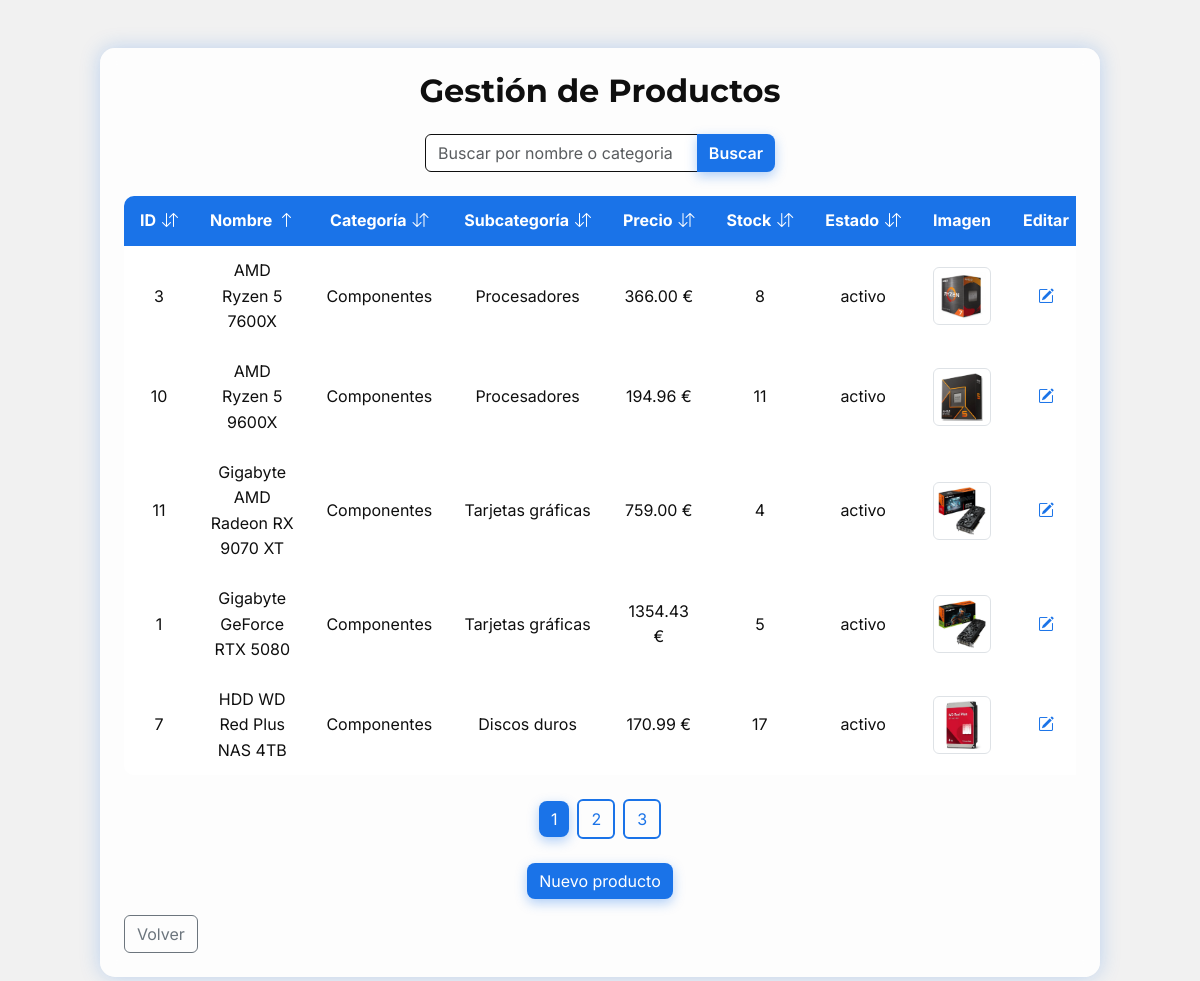
/productos/productoConsulta.php (signed in), run on the app's committed database.
### tables this page shows
CREATE TABLE `productos` (
  `id` int(11) NOT NULL,
  `id_categoria` int(11) DEFAULT NULL,
  `id_subcategoria` int(11) DEFAULT NULL,
  `nombre` varchar(50) NOT NULL,
  `descripcion` text NOT NULL,
  `precio` decimal(10,2) NOT NULL,
  `stock` int(11) NOT NULL DEFAULT 0,
  `imagen` varchar(255) NOT NULL,
  `estado` enum('activo','inactivo') NOT NULL DEFAULT 'activo'
);

CREATE TABLE `categorias` (
  `id` int(11) NOT NULL,
  `nombre` varchar(100) NOT NULL,
  `estado` enum('activo','inactivo') NOT NULL DEFAULT 'activo'
);

CREATE TABLE `subcategorias` (
  `id` int(11) NOT NULL,
  `id_categoria` int(11) NOT NULL,
  `nombre` varchar(100) NOT NULL,
  `estado` enum('activo','inactivo') NOT NULL DEFAULT 'activo'
);

### src/productos/Producto.php (called while the page is built, shortened)
<?php
    class Producto {
        private $id;
        private $nombre;
        private $precio;
        private $stock;
        private $imagen;
        private $estado;
        private $categoriaNombre;
        private $subcategoriaNombre;
        public function getId() {
            return $this->id;
        }
        public function getNombre() {
            return $this->nombre;
        }
        public function getPrecio() {
            return $this->precio;
        }
        public function getStock() {
            return $this->stock;
        }
        public function getImagen() {
            return $this->imagen;
        }
        public function getEstado() {
            return $this->estado;
        }
        public function getCategoriaNombre() {
            return $this->categoriaNombre;
        }
        public function getSubcategoriaNombre() {
            return $this->subcategoriaNombre;
        }
    }
    function obtenerProductos($con, $pagina, $resultadosPP, $orden, $tipoOrden) {
        $inicio = ($pagina - 1) * $resultadosPP;
        $columnasPermitidas = ["p.id", "p.nombre", "p.precio", "p.stock", "c.nombre", "s.nombre"];
        $tipoOrden = strtoupper($tipoOrden) === "DESC" ? "DESC" : "ASC";
        $sql = $con->prepare("SELECT p.id, p.id_categoria, p.id_subcategoria, p.nombre, p.descripcion, p.precio, p.stock, p.imagen, p.estado, c.nombre AS categoriaNombre,
                              s.nombre AS subcategoriaNombre FROM productos p LEFT JOIN categorias c ON p.id_categoria = c.id LEFT JOIN subcategorias s ON p.id_subcategoria = s.id
                              ORDER BY $orden $tipoOrden LIMIT :inicio, :resultados");
        $sql->bindParam(":inicio", $inicio, PDO::PARAM_INT);
        $sql->bindParam(":resultados", $resultadosPP, PDO::PARAM_INT);
        $sql->execute();
        $sql->setFetchMode(PDO::FETCH_CLASS, "Producto");
        return $sql->fetchAll();
    }
?>

### src/productos/productoConsulta.php (the view, shortened to what this page needs)
<?php
    require_once "../utilidades/conectar_db.php";
    require_once "Producto.php";
    $con = conectar();
?>
<!DOCTYPE html>
<html lang="es">
<head>
    <link href="https://cdn.jsdelivr.net/npm/bootstrap@5.3.0/dist/css/bootstrap.min.css" rel="stylesheet">
    <link rel="stylesheet" href="https://cdn.jsdelivr.net/npm/bootstrap-icons@1.10.5/font/bootstrap-icons.css">
    <link rel="stylesheet" href="../estilos.css">
</head>
<body>
    <div class="jtech-bg d-flex justify-content-center align-items-start py-5">
        <div class="jtech-card-wide p-4 w-100">
            <h2 class="text-center fw-bold mb-4">Gestión de Productos</h2>
            <form method="get" action="productoConsulta.php" class="mb-4 jtech-search mx-auto">
                <div class="input-group">
                    <input type="text" name="buscar" class="form-control" placeholder="Buscar por nombre o categoria" autocomplete="off"
                           value="<?= isset($_GET['buscar']) ? htmlspecialchars($_GET['buscar']) : '' ?>">
                    <button class="btn btn-jtech fw-semibold" type="submit">Buscar</button>
                </div>
            </form>
            <?php
                $pagina = isset($_GET["pagina"]) ? (int)$_GET["pagina"] : 1;
                $resultadosPP = 5;
                $orden = $_GET["orden"] ?? "p.nombre";
                $tipoOrden = strtoupper($_GET["tipoOrden"] ?? "ASC");
                if (isset($_GET["buscar"]) && trim($_GET["buscar"]) !== "") {
                    $busqueda = "%" . trim($_GET["buscar"]) . "%";
                    $countQuery = $con->prepare("SELECT COUNT(*) AS total FROM productos p LEFT JOIN categorias c ON p.id_categoria = c.id
                                                 LEFT JOIN subcategorias s ON p.id_subcategoria = s.id WHERE (p.nombre LIKE :busqueda OR c.nombre LIKE :busqueda)");
                    $countQuery->execute([":busqueda" => $busqueda]);
                    $productosTotal = $countQuery->fetch()["total"];
                    $paginasTotal = ceil($productosTotal / $resultadosPP);
                    $inicio = ($pagina - 1) * $resultadosPP;
                    $query = $con->prepare("SELECT p.id, p.nombre, p.descripcion, p.precio, p.stock, p.imagen, p.estado, c.nombre AS categoriaNombre, s.nombre AS subcategoriaNombre
                                            FROM productos p LEFT JOIN categorias c ON p.id_categoria = c.id LEFT JOIN subcategorias s ON p.id_subcategoria = s.id
                                            WHERE (p.nombre LIKE :busqueda OR c.nombre LIKE :busqueda) ORDER BY $orden $tipoOrden LIMIT :inicio, :resultados");
                    $query->bindValue(":busqueda", $busqueda, PDO::PARAM_STR);
                    $query->bindValue(":inicio", $inicio, PDO::PARAM_INT);
                    $query->bindValue(":resultados", $resultadosPP, PDO::PARAM_INT);
                    $query->execute();
                    $query->setFetchMode(PDO::FETCH_CLASS, "Producto");
                    $productos = $query->fetchAll();
                } else {
                    $productos = obtenerProductos($con, $pagina, $resultadosPP, $orden, $tipoOrden);
                    $query = $con->prepare("SELECT COUNT(*) AS total FROM productos");
                    $query->execute();
                    $productosTotal = $query->fetch()["total"];
                    $paginasTotal = ceil($productosTotal / $resultadosPP);
                }
                function iconoOrden($col, $orden, $tipoOrden) {
                    if ($col !== $orden) return '<i class="bi bi-arrow-down-up"></i>';
                    return $tipoOrden === "ASC"
                        ? '<i class="bi bi-arrow-up"></i>'
                        : '<i class="bi bi-arrow-down"></i>';
                }
                function urlOrden($col, $tipoOrden) {
                    $nuevoTipo = $tipoOrden === "ASC" ? "DESC" : "ASC";
                    $url = "productoConsulta.php?orden=$col&tipoOrden=$nuevoTipo";
                    return $url;
                }
            ?>
            <div class="table-responsive">
                <table class="jtech-table align-middle text-center mx-auto">
                    <thead>
                        <tr>
                            <th><a href="<?= urlOrden('p.id', $tipoOrden) ?>">ID <?= iconoOrden('p.id', $orden, $tipoOrden) ?></a></th>
                            <th><a href="<?= urlOrden('p.nombre', $tipoOrden) ?>">Nombre <?= iconoOrden('p.nombre', $orden, $tipoOrden) ?></a></th>
                            <th><a href="<?= urlOrden('c.nombre', $tipoOrden) ?>">Categoría <?= iconoOrden('c.nombre', $orden, $tipoOrden) ?></a></th>
                            <th><a href="<?= urlOrden('s.nombre', $tipoOrden) ?>">Subcategoría <?= iconoOrden('s.nombre', $orden, $tipoOrden) ?></a></th>
                            <th><a href="<?= urlOrden('p.precio', $tipoOrden) ?>">Precio <?= iconoOrden('p.precio', $orden, $tipoOrden) ?></a></th>
                            <th><a href="<?= urlOrden('p.stock', $tipoOrden) ?>">Stock <?= iconoOrden('p.stock', $orden, $tipoOrden) ?></a></th>
                            <th><a href="<?= urlOrden('p.estado', $tipoOrden) ?>">Estado <?= iconoOrden('p.estado', $orden, $tipoOrden) ?></a></th>
                            <th>Imagen</th>
                            <th>Editar</th>
                        </tr>
                    </thead>
                    <tbody>
                        <?php
                            if (empty($productos)) {
                                echo "<tr><td colspan='10' class='text-center py-3 text-muted'>
                                          No se encontraron productos
                                      </td></tr>";
                            } else {
                                foreach ($productos as $p) {
                                    echo "<tr>";
                                    echo "<td>" . htmlspecialchars($p->getId()) . "</td>";
                                    echo "<td>" . htmlspecialchars($p->getNombre()) . "</td>";
                                    echo "<td>" . htmlspecialchars($p->getCategoriaNombre()) . "</td>";
                                    echo "<td>" . htmlspecialchars($p->getSubcategoriaNombre()) . "</td>";
                                    echo "<td>" . htmlspecialchars($p->getPrecio()) . " €</td>";
                                    echo "<td>" . htmlspecialchars($p->getStock()) . "</td>";
                                    echo "<td>" . htmlspecialchars($p->getEstado()) . "</td>";
                                    echo "<td><img src='" . htmlspecialchars($p->getImagen()) . "' class='img-thumbnail' style='max-height: 120px;'></td>";
                                    echo "<td><a class='text-jtech fw-bold' href='productoEditar.php?id=" . $p->getId() . "'>
                                              <i class='bi bi-pencil-square'></i>
                                          </a></td>";
                                    echo "</tr>";
                                }
                            }
                        ?>
                    </tbody>
                </table>
            </div>
            <div class="text-center mt-4">
                <?php
                    for ($i = 1; $i <= $paginasTotal; $i++) {
                        $url = "productoConsulta.php?pagina=$i&orden=$orden&tipoOrden=$tipoOrden";
                        if ($i == $pagina) {
                            echo "<button class='btn btn-jtech mx-1'>$i</button>";
                        } else {
                            echo "<a href='$url' class='btn btn-outline-jtech mx-1'>$i</a>";
                        }
                    }
                ?>
            </div>
            <div class="text-center mt-4 d-flex justify-content-center">
                <a href="productoCrear.php" class="btn btn-jtech">Nuevo producto</a>
            </div>
            <div class="text-center text-lg-start mt-3">
                <a href="../utilidades/panelAdministrador.php" class="btn btn-outline-secondary">Volver</a>
            </div>
        </div>
    </div>
</body>
</html>

### src/estilos.css (style rules this page uses)
* { margin: 0; padding: 0; font-family: 'Inter', sans-serif; box-sizing: border-box; }
h1, h2, h3, h4, .card-title { font-family: 'Montserrat', sans-serif; }
body { background-color: #F1F1F1; color: #0F0F0F; line-height: 1.6; }
a { color: #0F0F0F; text-decoration: none; }
.jtech-bg { min-height: 100vh; padding: 2rem; }
.jtech-card-wide { background: rgba(255, 255, 255, 0.85); border-radius: 15px; width: 100%; max-width: 1000px; box-shadow: 0 0 20px rgba(26, 115, 232, 0.25); backdrop-filter: blur(8px); }
.btn-jtech { background-color: #1A73E8; color: #FFFFFF; border: none; border-radius: 8px; box-shadow: 0 4px 12px rgba(26, 115, 232, 0.35); transition: all 0.2s ease-in-out; }
.btn-outline-jtech { border: 2px solid #1A73E8; color: #1A73E8; transition: 0.3s ease; }
.text-jtech { color: #1A73E8; }
.jtech-table { background-color: #FFFFFF; color: #0F0F0F; border-radius: 10px; overflow: hidden; }
.jtech-table thead { background-color: #1A73E8; color: #FFFFFF; font-weight: 700; }
.jtech-table thead a { color: #FFFFFF; text-decoration: none; font-weight: 700; }
.jtech-table tbody tr { transition: background-color 0.2s ease; }
.jtech-table td, .jtech-table th { padding: 12px 16px; vertical-align: middle; }
.jtech-table a { color: #1A73E8; font-weight: 600; }
.jtech-table, .jtech-table th, .jtech-table td { border-color: #CCC !important; }
.jtech-table th a { display: inline-flex; align-items: center; gap: 6px; white-space: nowrap; }
.jtech-search { max-width: 350px; }
.jtech-search input { background: #FFFFFF !important; color: #0F0F0F !important; border: 1px solid #0F0F0F !important; }

### data on the page
productos: id "3", nombre "AMD Ryzen 5 7600X", id_categoria.nombre "Componentes", id_subcategoria.nombre "Procesadores", precio "366.00", stock "8", estado "activo", imagen (picture)
productos: id "10", nombre "AMD Ryzen 5 9600X", id_categoria.nombre "Componentes", id_subcategoria.nombre "Procesadores", precio "194.96", stock "11", estado "activo", imagen (picture)
productos: id "11", nombre "Gigabyte AMD Radeon RX 9070 XT", id_categoria.nombre "Componentes", id_subcategoria.nombre "Tarjetas gráficas", precio "759.00", stock "4", estado "activo", imagen (picture)
productos: id "1", nombre "Gigabyte GeForce RTX 5080", id_categoria.nombre "Componentes", id_subcategoria.nombre "Tarjetas gráficas", precio "1354.43", stock "5", estado "activo", imagen (picture)
productos: id "7", nombre "HDD WD Red Plus NAS 4TB", id_categoria.nombre "Componentes", id_subcategoria.nombre "Discos duros", precio "170.99", stock "17", estado "activo", imagen (picture)
